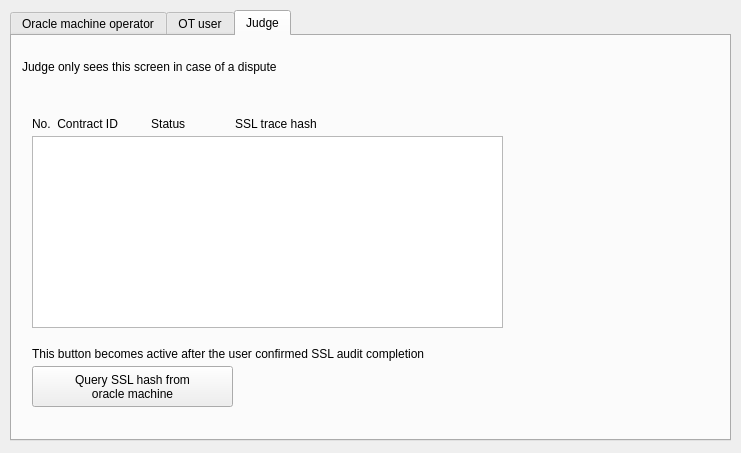
<?xml version="1.0" encoding="UTF-8"?>
<ui version="4.0">
 <class>Form</class>
 <widget class="QWidget" name="Form">
  <property name="geometry">
   <rect>
    <x>0</x>
    <y>0</y>
    <width>741</width>
    <height>453</height>
   </rect>
  </property>
  <property name="windowTitle">
   <string>Form</string>
  </property>
  <widget class="QTabWidget" name="tabWidget">
   <property name="geometry">
    <rect>
     <x>10</x>
     <y>10</y>
     <width>721</width>
     <height>431</height>
    </rect>
   </property>
   <property name="currentIndex">
    <number>2</number>
   </property>
   <widget class="QWidget" name="tab">
    <attribute name="title">
     <string>Oracle machine operator</string>
    </attribute>
    <widget class="QToolButton" name="toolButtonGenerate">
     <property name="geometry">
      <rect>
       <x>20</x>
       <y>220</y>
       <width>121</width>
       <height>41</height>
      </rect>
     </property>
     <property name="text">
      <string>Generate
keyset</string>
     </property>
    </widget>
    <widget class="QToolButton" name="toolButtonImportExisting">
     <property name="geometry">
      <rect>
       <x>180</x>
       <y>220</y>
       <width>121</width>
       <height>41</height>
      </rect>
     </property>
     <property name="text">
      <string>Import existing
keyset</string>
     </property>
    </widget>
    <widget class="QToolButton" name="toolButtonViewAndEdit">
     <property name="enabled">
      <bool>false</bool>
     </property>
     <property name="geometry">
      <rect>
       <x>550</x>
       <y>220</y>
       <width>141</width>
       <height>41</height>
      </rect>
     </property>
     <property name="text">
      <string>View and edit
selected keyset</string>
     </property>
    </widget>
    <widget class="QToolButton" name="toolButtonDelete">
     <property name="enabled">
      <bool>false</bool>
     </property>
     <property name="geometry">
      <rect>
       <x>380</x>
       <y>220</y>
       <width>131</width>
       <height>41</height>
      </rect>
     </property>
     <property name="text">
      <string>Delete selected
keyset</string>
     </property>
    </widget>
    <widget class="QTableView" name="tableViewKeysets">
     <property name="geometry">
      <rect>
       <x>20</x>
       <y>10</y>
       <width>671</width>
       <height>192</height>
      </rect>
     </property>
     <property name="editTriggers">
      <set>QAbstractItemView::AllEditTriggers</set>
     </property>
     <property name="selectionBehavior">
      <enum>QAbstractItemView::SelectRows</enum>
     </property>
     <property name="textElideMode">
      <enum>Qt::ElideMiddle</enum>
     </property>
     <attribute name="horizontalHeaderStretchLastSection">
      <bool>true</bool>
     </attribute>
    </widget>
    <widget class="QWidget" name="horizontalLayoutWidget">
     <property name="geometry">
      <rect>
       <x>10</x>
       <y>310</y>
       <width>691</width>
       <height>80</height>
      </rect>
     </property>
     <layout class="QHBoxLayout" name="horizontalLayout">
      <item>
       <widget class="QLabel" name="label_7">
        <property name="text">
         <string>Oracle machine DNS</string>
        </property>
       </widget>
      </item>
      <item>
       <widget class="QLineEdit" name="lineEditOracleMachine">
        <property name="readOnly">
         <bool>true</bool>
        </property>
        <property name="placeholderText">
         <string>Please add an oracle machine before continue</string>
        </property>
       </widget>
      </item>
      <item>
       <widget class="QToolButton" name="toolButtonEditOracleMachine">
        <property name="text">
         <string>View and edit</string>
        </property>
       </widget>
      </item>
     </layout>
    </widget>
   </widget>
   <widget class="QWidget" name="tab_2">
    <attribute name="title">
     <string>OT user</string>
    </attribute>
    <widget class="QLabel" name="label">
     <property name="geometry">
      <rect>
       <x>10</x>
       <y>10</y>
       <width>571</width>
       <height>51</height>
      </rect>
     </property>
     <property name="text">
      <string>The user will only see this screen if there was a dispute raised by the counterparty when not receiving money within a reasonable timeframe.</string>
     </property>
     <property name="wordWrap">
      <bool>true</bool>
     </property>
    </widget>
    <widget class="QTableView" name="tableView_2">
     <property name="geometry">
      <rect>
       <x>20</x>
       <y>90</y>
       <width>551</width>
       <height>141</height>
      </rect>
     </property>
     <property name="editTriggers">
      <set>QAbstractItemView::NoEditTriggers</set>
     </property>
     <property name="alternatingRowColors">
      <bool>true</bool>
     </property>
     <property name="selectionMode">
      <enum>QAbstractItemView::NoSelection</enum>
     </property>
     <property name="textElideMode">
      <enum>Qt::ElideMiddle</enum>
     </property>
    </widget>
    <widget class="QToolButton" name="toolButtonRunPaysty">
     <property name="geometry">
      <rect>
       <x>20</x>
       <y>320</y>
       <width>161</width>
       <height>31</height>
      </rect>
     </property>
     <property name="text">
      <string>Run Paysty</string>
     </property>
    </widget>
    <widget class="QLabel" name="label_2">
     <property name="geometry">
      <rect>
       <x>20</x>
       <y>250</y>
       <width>281</width>
       <height>41</height>
      </rect>
     </property>
     <property name="text">
      <string>Click the button to start Firefox in a new window. Login to your bank account and mark the page to prove the dispatch of funds.</string>
     </property>
     <property name="wordWrap">
      <bool>true</bool>
     </property>
    </widget>
    <widget class="QLabel" name="label_3">
     <property name="geometry">
      <rect>
       <x>20</x>
       <y>70</y>
       <width>541</width>
       <height>16</height>
      </rect>
     </property>
     <property name="text">
      <string>No.       Contract ID                                      Status (will be changed automatically by OT)</string>
     </property>
    </widget>
   </widget>
   <widget class="QWidget" name="tab_3">
    <attribute name="title">
     <string>Judge</string>
    </attribute>
    <widget class="QLabel" name="label_4">
     <property name="geometry">
      <rect>
       <x>10</x>
       <y>20</y>
       <width>311</width>
       <height>21</height>
      </rect>
     </property>
     <property name="text">
      <string>Judge only sees this screen in case of a dispute</string>
     </property>
    </widget>
    <widget class="QTableView" name="tableView_3">
     <property name="geometry">
      <rect>
       <x>20</x>
       <y>100</y>
       <width>471</width>
       <height>192</height>
      </rect>
     </property>
    </widget>
    <widget class="QLabel" name="label_5">
     <property name="geometry">
      <rect>
       <x>20</x>
       <y>80</y>
       <width>461</width>
       <height>16</height>
      </rect>
     </property>
     <property name="text">
      <string>No.  Contract ID          Status               SSL trace hash</string>
     </property>
    </widget>
    <widget class="QToolButton" name="toolButtonQueryOracleMachine">
     <property name="geometry">
      <rect>
       <x>20</x>
       <y>330</y>
       <width>201</width>
       <height>41</height>
      </rect>
     </property>
     <property name="text">
      <string>Query SSL hash from
oracle machine</string>
     </property>
    </widget>
    <widget class="QLabel" name="label_6">
     <property name="geometry">
      <rect>
       <x>20</x>
       <y>310</y>
       <width>471</width>
       <height>16</height>
      </rect>
     </property>
     <property name="text">
      <string>This button becomes active after the user confirmed SSL audit completion</string>
     </property>
    </widget>
   </widget>
  </widget>
 </widget>
 <resources/>
 <connections/>
</ui>
